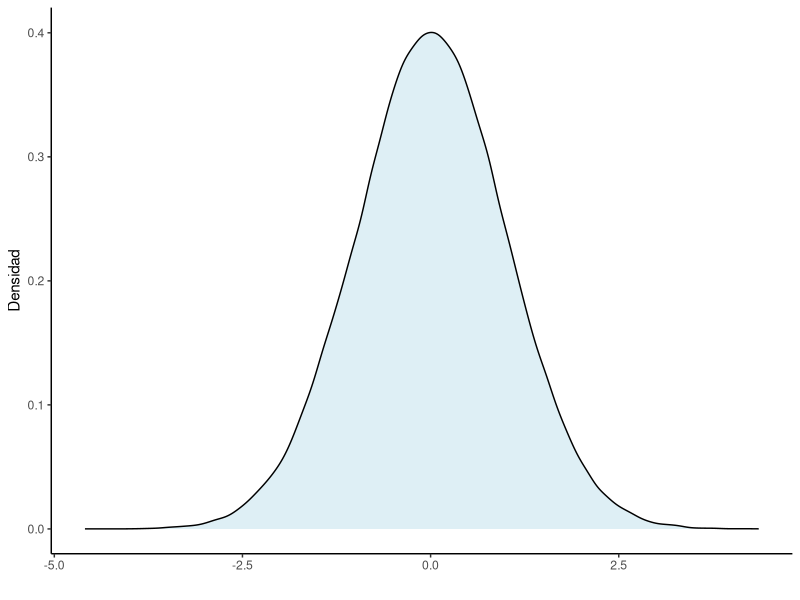

Write the R code that produced this figure.
## ---- chunk 1
library(knitr)
library(bookdown)
library(tidyverse)
library(kableExtra)
library(ggthemes)
## ---- chunk 2
data <- data.frame("x" = rnorm(100000, mean = 0, sd = 1))
ggplot(data, aes(x = x)) +
  geom_density(fill = "lightblue", alpha = 0.4) +
  labs(x = "", y = "Densidad") +
  theme_classic()
## ---- chunk 3
dbinom(2, 5, 0.37)
## ---- chunk 4
dbinom(4, 6, 0.85)
pbinom(3, 6, 0.85, lower.tail = FALSE)
dbinom(0, 6, 0.85) + dbinom(1, 6, 0.85) + dbinom(2, 6, 0.85) + dbinom(3, 6, 0.85) + dbinom(4, 6, 0.85) + dbinom(5, 6, 0.85)
1 - dbinom(6, 6, 0.85)
